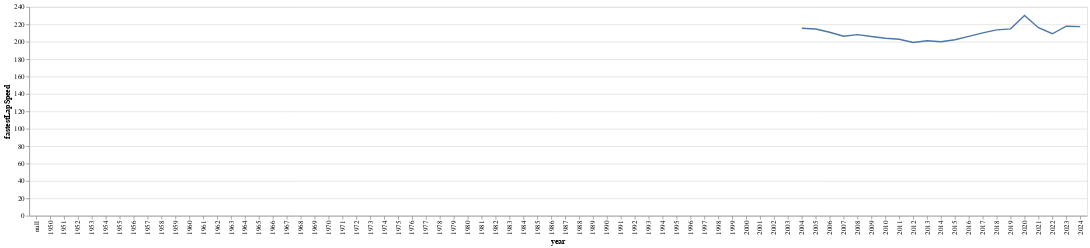

The code cell stored with this chart in its notebook:
### Code cell
alt.Chart(fastest_laps).mark_line().encode(
    alt.X('year:N'),
    alt.Y('fastestLapSpeed:Q')
)

### Figure 1 — Vega-Lite specification as saved in the notebook (floating-point values rounded to 4 significant figures)
{"config": {"view": {"continuousWidth": 300, "continuousHeight": 300}}, "data": {"name": "data-a865eb3a432479446775d56ad02d1a16"}, "mark": {"type": "line"}, "encoding": {"x": {"field": "year", "type": "nominal"}, "y": {"field": "fastestLapSpeed", "type": "quantitative"}}, "$schema": "https://vega.github.io/schema/vega-lite/v5.8.0.json", "datasets": {"data-a865eb3a432479446775d56ad02d1a16": [{"year": 1989.0, "fastestLapSpeed": null}, {"year": 1992.0, "fastestLapSpeed": null}, {"year": null, "fastestLapSpeed": null}, {"year": 1970.0, "fastestLapSpeed": null}, {"year": 2014.0, "fastestLapSpeed": 200.0}, {"year": 2011.0, "fastestLapSpeed": 202.9}, {"year": 1986.0, "fastestLapSpeed": null}, {"year": 2008.0, "fastestLapSpeed": 208.1}, {"year": 1967.0, "fastestLapSpeed": null}, {"year": 1964.0, "fastestLapSpeed": null}, {"year": 1961.0, "fastestLapSpeed": null}, {"year": 2005.0, "fastestLapSpeed": 214.7}, {"year": 1983.0, "fastestLapSpeed": null}, {"year": 2021.0, "fastestLapSpeed": 216.1}, {"year": 2024.0, "fastestLapSpeed": 217.4}, {"year": 2002.0, "fastestLapSpeed": null}, {"year": 1977.0, "fastestLapSpeed": null}, {"year": 1999.0, "fastestLapSpeed": null}, {"year": 1980.0, "fastestLapSpeed": null}, {"year": 1958.0, "fastestLapSpeed": null}, {"year": 1952.0, "fastestLapSpeed": null}, {"year": 1955.0, "fastestLapSpeed": null}, {"year": 2018.0, "fastestLapSpeed": 213.6}, {"year": 1996.0, "fastestLapSpeed": null}, {"year": 1974.0, "fastestLapSpeed": null}, {"year": 2015.0, "fastestLapSpeed": 202.3}, {"year": 1993.0, "fastestLapSpeed": null}, {"year": 1971.0, "fastestLapSpeed": null}, {"year": 2012.0, "fastestLapSpeed": 199.2}, {"year": 1965.0, "fastestLapSpeed": null}, {"year": 1987.0, "fastestLapSpeed": null}, {"year": 1968.0, "fastestLapSpeed": null}, {"year": 1990.0, "fastestLapSpeed": null}, {"year": 2009.0, "fastestLapSpeed": 206.0}, {"year": 1962.0, "fastestLapSpeed": null}, {"year": 1984.0, "fastestLapSpeed": null}, {"year": 2006.0, "fastestLapSpeed": 211.0}, {"year": 2000.0, "fastestLapSpeed": null}, {"year": 2022.0, "fastestLapSpeed": 209.2}, {"year": 1959.0, "fastestLapSpeed": null}, {"year": 1981.0, "fastestLapSpeed": null}, {"year": 2003.0, "fastestLapSpeed": null}, {"year": 1956.0, "fastestLapSpeed": null}, {"year": 1953.0, "fastestLapSpeed": null}, {"year": 1978.0, "fastestLapSpeed": null}, {"year": 1975.0, "fastestLapSpeed": null}, {"year": 2019.0, "fastestLapSpeed": 214.8}, {"year": 1997.0, "fastestLapSpeed": null}, {"year": 1950.0, "fastestLapSpeed": null}, {"year": 1994.0, "fastestLapSpeed": null}, {"year": 1972.0, "fastestLapSpeed": null}, {"year": 2016.0, "fastestLapSpeed": 206.2}, {"year": 1969.0, "fastestLapSpeed": null}, {"year": 1991.0, "fastestLapSpeed": null}, {"year": 1988.0, "fastestLapSpeed": null}, {"year": 2010.0, "fastestLapSpeed": 204.0}, {"year": 2013.0, "fastestLapSpeed": 201.2}, {"year": 1966.0, "fastestLapSpeed": null}, {"year": 2007.0, "fastestLapSpeed": 206.4}, {"year": 1985.0, "fastestLapSpeed": null}, {"year": 1963.0, "fastestLapSpeed": null}, {"year": 2004.0, "fastestLapSpeed": 215.6}, {"year": 1960.0, "fastestLapSpeed": null}, {"year": 1982.0, "fastestLapSpeed": null}, {"year": 2023.0, "fastestLapSpeed": 217.9}, {"year": 1954.0, "fastestLapSpeed": null}, {"year": 1976.0, "fastestLapSpeed": null}, {"year": 2020.0, "fastestLapSpeed": 230.2}, {"year": 1957.0, "fastestLapSpeed": null}, {"year": 1998.0, "fastestLapSpeed": null}, {"year": 2001.0, "fastestLapSpeed": null}, {"year": 1979.0, "fastestLapSpeed": null}, {"year": 1995.0, "fastestLapSpeed": null}, {"year": 2017.0, "fastestLapSpeed": 210.3}, {"year": 1973.0, "fastestLapSpeed": null}, {"year": 1951.0, "fastestLapSpeed": null}]}}
